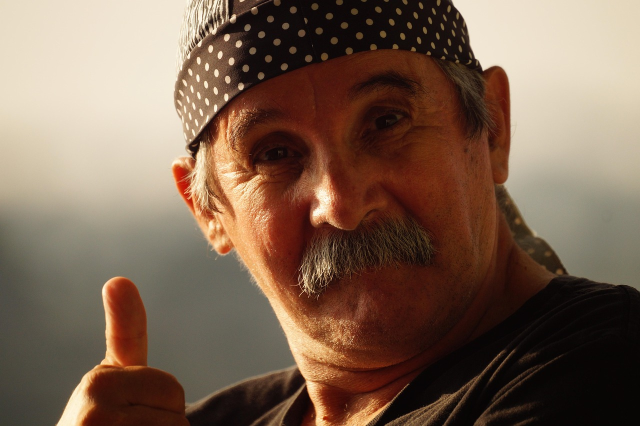
#> input picture Images/img10.jpg, 1280 x 852 px, found by its file name (shown at 1/2 size)
$ jupyter execute Day6.ipynb
#> lines starting #> are read from the running program, lines starting #| are printed output that depends on the picture
[cell 1]
import cv2

[cell 2]
img = cv2.imread(r"C:\Users\Vikas\Desktop\OpenCV\Images\img10.jpg")
#> img is the input picture: shape (852, 1280, 3); mean B, G, R 81.5, 98.6, 122.7
img = cv2.resize(img,(500,500))
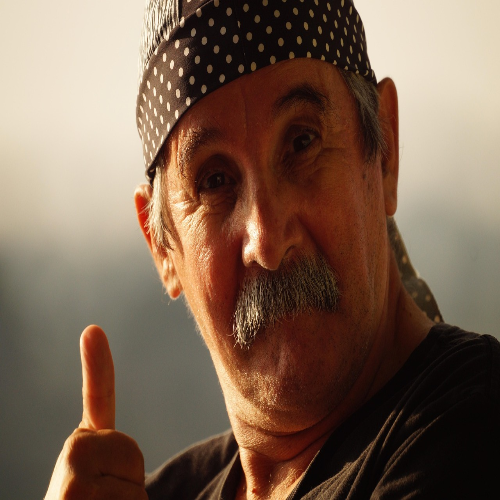
#> img: shape (500, 500, 3); mean B, G, R 81.4, 98.5, 122.6
print(img.shape)
#| (500, 500, 3)

new_img = cv2.Canny(img,100,200,apertureSize=5,L2gradient=True)
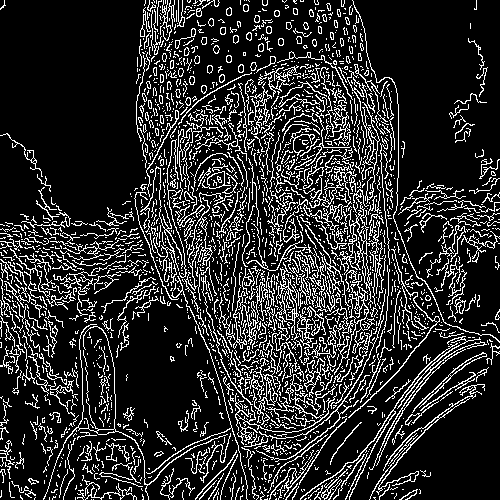
#> new_img: shape (500, 500); 17.2% white in thin lines or dots
print(new_img.shape)
#| (500, 500)

cv2.imshow("Image",new_img)
cv2.imshow("Image1",img)

cv2.waitKey(0)
cv2.destroyAllWindows()

# Image Scaling, Rotating

[cell 3]
org_img = cv2.imread(r"C:\Users\Vikas\Desktop\OpenCV\Images\img10.jpg")
res_img = cv2.resize(org_img,(400,500))
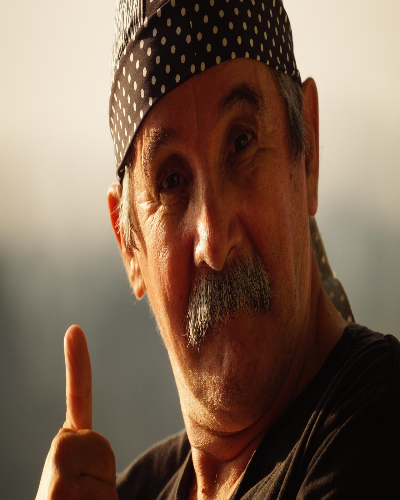
#> res_img: shape (500, 400, 3); mean B, G, R 81.4, 98.5, 122.6
cv2.imshow("Image1",res_img)
cv2.imshow("Image",org_img)
cv2.waitKey(0)
cv2.destroyAllWindows()

$ run again, with Images/img1.jpg copied over Images/img10.jpg
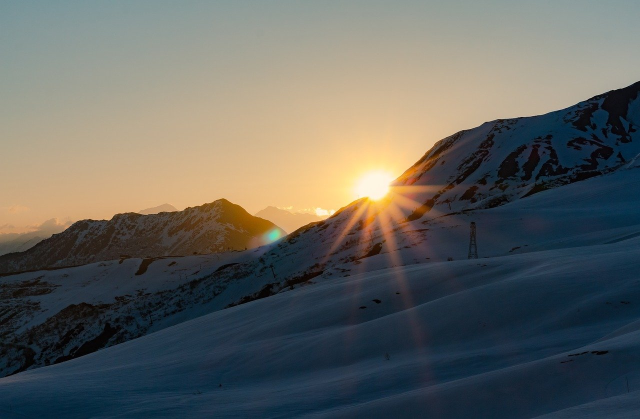
#> input picture Images/img1.jpg, 1280 x 838 px, found by its file name (shown at 1/2 size)
#> img is the input picture: shape (838, 1280, 3); mean B, G, R 95.5, 100.1, 98.9
#> img: shape (500, 500, 3)
#| (500, 500, 3)
#> `new_img = cv2.Canny(img,100,200,apertureSize=5,L2gradient=True)`:
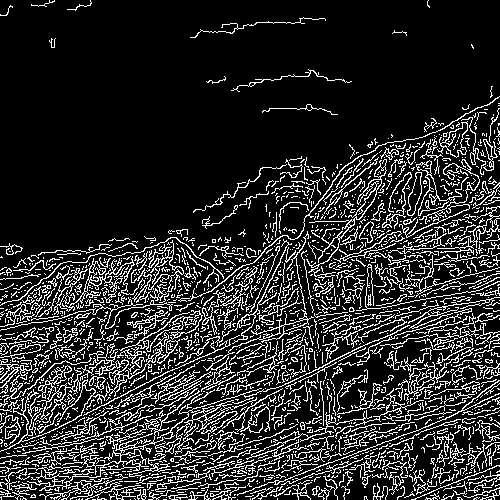
#> new_img: shape (500, 500); 16.7% white in thin lines or dots
#| (500, 500)
#> `res_img = cv2.resize(org_img,(400,500))`:
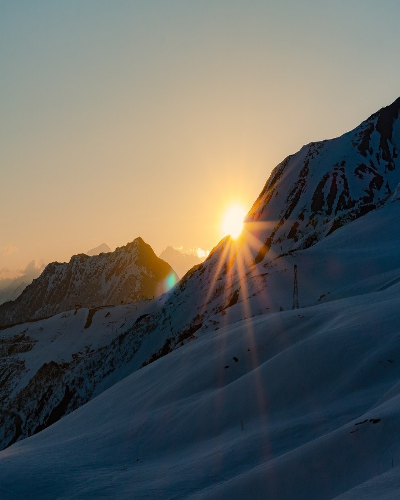
#> res_img: shape (500, 400, 3); mean B, G, R 95.4, 100, 98.8

$ run again, with Images/img11.jpg copied over Images/img10.jpg
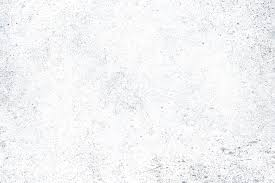
#> input picture Images/img11.jpg, 275 x 183 px, found by its file name
#> img is the input picture: shape (183, 275, 3); mean B, G, R 245.3, 244, 243.4
#> img: shape (500, 500, 3)
#| (500, 500, 3)
#> `new_img = cv2.Canny(img,100,200,apertureSize=5,L2gradient=True)`:
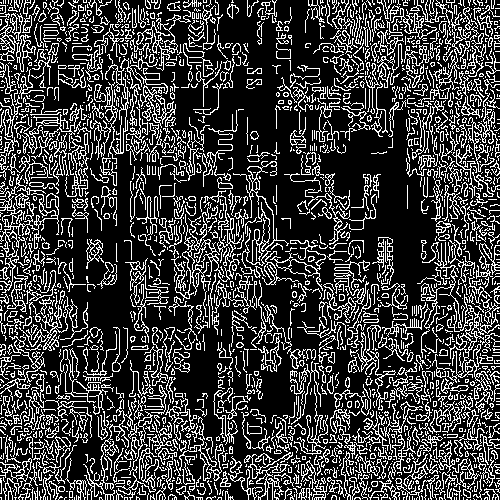
#> new_img: shape (500, 500); 24.2% white in thin lines or dots
#| (500, 500)
#> `res_img = cv2.resize(org_img,(400,500))`:
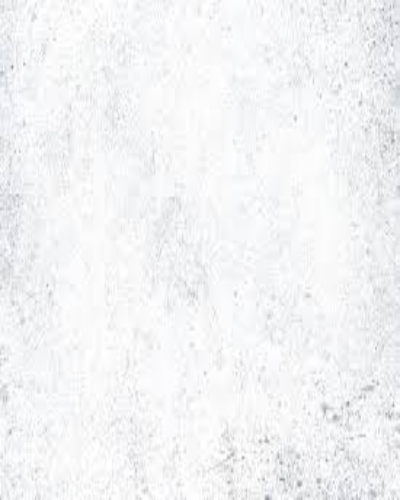
#> res_img: shape (500, 400, 3); mean B, G, R 245.2, 243.9, 243.3
